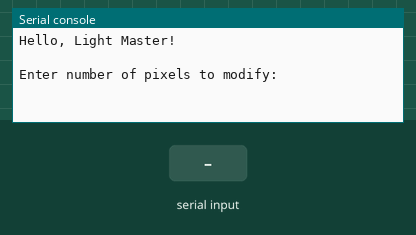
Bench run of a program on a simulated CircuitPython board. On the bench: the last lines printed to the serial console. The inputs (shaded band) are chosen by the test bench.

Above: at 1.2 s.
1.3 s: "0" typed at the serial console, then Enter
At 2.5 s:
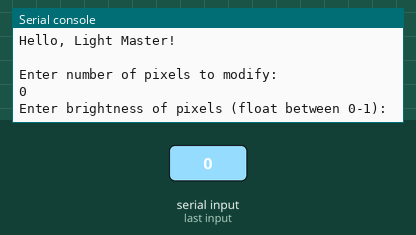
2.8 s: "5" typed at the serial console, then Enter
At 3.7 s:
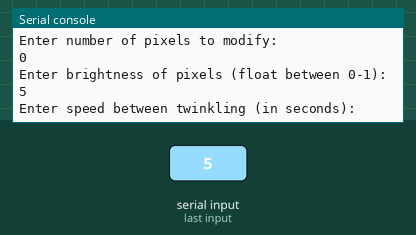
4.3 s: "90" typed at the serial console, then Enter
At 4.9 s:
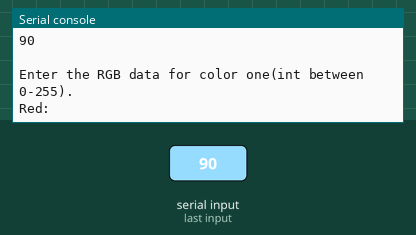
5.8 s: "200" typed at the serial console, then Enter
At 7.0 s:
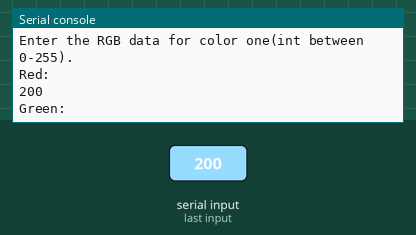
7.3 s: "1" typed at the serial console, then Enter
At 8.3 s:
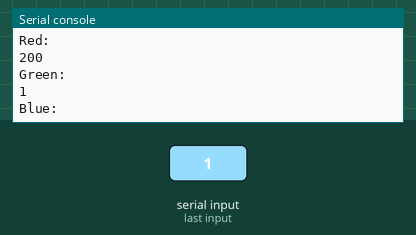
8.8 s: "0" typed at the serial console, then Enter
At 9.5 s:
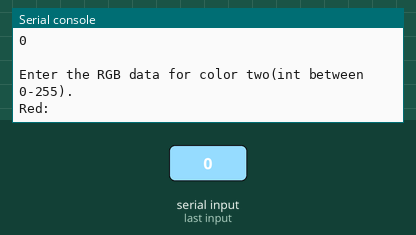
Timing chart, 0 to 11.3 s (numbered marks = the images above; inputs shaded):
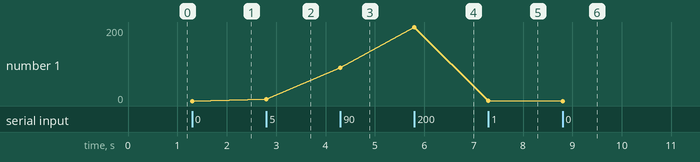

The program:

treeLighting-twinklePattern_Dynamic.py
```python
import board
import neopixel
from time import sleep

# Welcome Message
print("Hello, Light Master!\n")

# Set Config Params
pixelCount = int(input("Enter number of pixels to modify: "))
brightness = float(input("Enter brightness of pixels (float between 0-1): "))
speed = float(input("Enter speed between twinkling (in seconds): "))

print("\nEnter the RGB data for color one(int between 0-255).")
red1 = int(input("Red: "))
green1 = int(input("Green: "))
blue1 = int(input("Blue: "))
print("\nEnter the RGB data for color two(int between 0-255).")
red2 = int(input("Red: "))
green2 = int(input("Green: "))
blue2 = int(input("Blue: "))

# Output user's config info
print("\nBeginning test light operation with perams: ")
print(f'Pixels: {pixelCount}')
print(f'Brightness: {brightness}')
print(f'Twinkle Speed: {speed} second(s)')
print(f'\nColor One: ({red1}, {green1}, {blue1})')
print(f'Color Two: ({red2}, {green2}, {blue2})')

# Assign the pixels to be modified and give the new brightness
pixels = neopixel.NeoPixel(board.D18, pixelCount, brightness=brightness)

# Clear any Existing color data
pixels.fill((0, 0, 0))
print("Cleared existing pixel info.")
sleep(2)

# Infinity loop so pattern continues to change
runs = 0
while runs >= 0:
    # Runs a delay before the next change happens
    # sleep(speed)
    runs = runs+1

    # Changes which pattern is used depending on what was used in the last run
    if (runs % 2) == 0:
        # Assign the new colors
        for i in range(pixelCount):
            if (i % 2) == 0:
                pixels[i] = (red1, green1, blue1)
            else:
                pixels[i] = (red2, green2, blue2)
    else:
        # Assign the new colors
        for i in range(pixelCount):
            if (i % 2) == 0:
                pixels[i] = (red2, green2, blue2)
            else:
                pixels[i] = (red1, green1, blue1)
pixels.show()
print(
    f'Updated pixel color info to:\n({red1}, {green1}, {blue1}) and ({red2}, {green2}, {blue2}).')

# Notify user of script completion
print("\nFinished sending pixel instructions.")
```

Measured:
- after the input at 1.3 s, the serial console: prints a new line at once (image 1)
- after the input at 2.8 s, the serial console: prints a new line at once (image 2)
- after the input at 4.3 s, the serial console: prints a new line at once (image 3)
- after the input at 5.8 s, the serial console: prints a new line at once (image 4)
- after the input at 7.3 s, the serial console: prints a new line at once (image 5)
- after the input at 8.8 s, the serial console: prints a new line at once (image 6)
- plotted number 1: 0 → 5 after the input at 2.8 s, 5 → 90 after the input at 4.3 s, 90 → 200 after the input at 5.8 s, 200 → 1 after the input at 7.3 s, 1 → 0 after the input at 8.8 s
